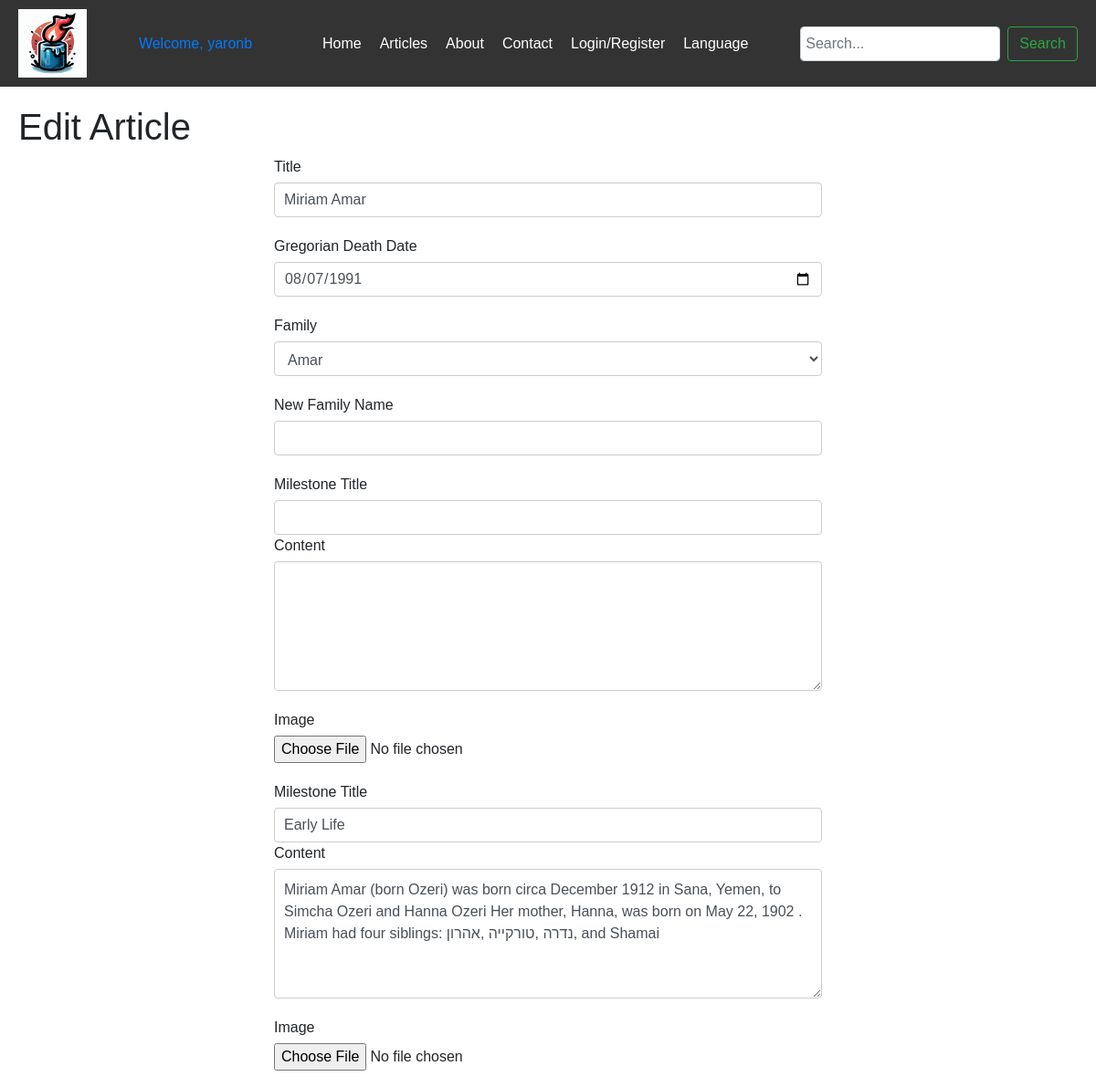
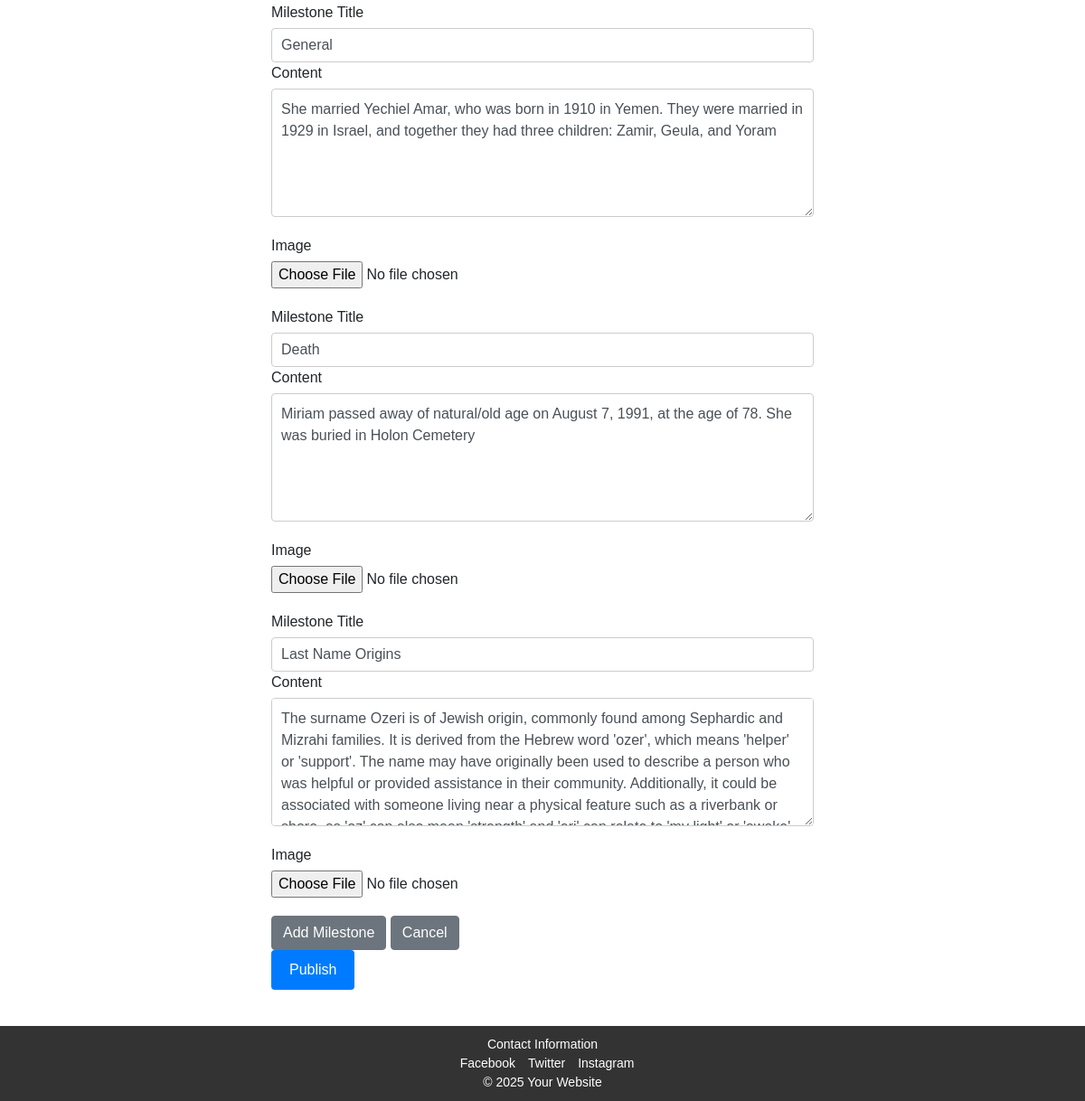
The page /edit_article/8 (signed in) on the database its author committed (2 pictures, top to bottom).
### app/models.py (models this page shows, shortened)
class User(UserMixin, db.Model):
    id = db.Column(db.Integer, primary_key=True)
    username = db.Column(db.String(64), unique=True, nullable=False)
    email = db.Column(db.String(120), unique=True, nullable=False)
    password_hash = db.Column(db.String(128))
    joined_at = db.Column(db.DateTime, default=datetime.utcnow)
    role = db.Column(db.String(64), default='user', nullable=False)
    posts = db.relationship('Post', backref='author', lazy=True)
    comments = db.relationship('Comment', backref='author', lazy=True)
    families = db.relationship('Family', secondary=user_families, backref=db.backref('users', lazy=True))

class Post(db.Model):
    id = db.Column(db.Integer, primary_key=True)
    title = db.Column(db.String(140), nullable=False)
    publication_date = db.Column(db.DateTime, default=datetime.utcnow)
    user_id = db.Column(db.Integer, db.ForeignKey('user.id'), nullable=False)
    gregorian_death_date = db.Column(db.Date, nullable=False)
    hebrew_year = db.Column(db.Integer, nullable=False)
    hebrew_month = db.Column(db.Integer, nullable=False)
    hebrew_day = db.Column(db.Integer, nullable=False)
    family_id = db.Column(db.Integer, db.ForeignKey('family.id'), nullable=False)
    comments = db.relationship('Comment', backref='post', lazy=True)
    milestones = db.relationship('Milestone', backref='post', lazy=True, cascade="all, delete-orphan")

### app/main/routes.py (the view)
@main.route('/edit_article/<int:post_id>', methods=['GET', 'POST'], endpoint='edit_article')
@login_required
def edit_article(post_id):
    post = Post.query.get_or_404(post_id)
    if current_user.role != 'author' or post.author != current_user:
        flash('You do not have permission to edit this article.', 'danger')
        return redirect(url_for('main.index'))
    form = ArticleForm()
    form.family_id.choices = [(0, 'Select an existing family')] + [(family.id, family.name) for family in Family.query.all()]
    if form.validate_on_submit():
        if form.new_family_name.data:
            new_family = Family(name=form.new_family_name.data)
            db.session.add(new_family)
            db.session.commit()
            post.family_id = new_family.id
        else:
            post.family_id = form.family_id.data
        post.title = form.title.data
        post.gregorian_death_date = form.gregorian_death_date.data
        hebrew_year, hebrew_month, hebrew_day = gregorian_to_hebrew(post.gregorian_death_date)
        post.hebrew_year = hebrew_year
        post.hebrew_month = hebrew_month
        post.hebrew_day = hebrew_day
        db.session.commit()
        for milestone_form in form.milestones.data:
            if milestone_form['title'] and milestone_form['content']:
                milestone = Milestone.query.filter_by(post_id=post.id, title=milestone_form['title']).first()
                if milestone:
                    milestone.content = milestone_form['content']
                    milestone.order = milestone_form['order']  # Update order
                    if milestone_form['image']:
                        filename = secure_filename(milestone_form['image'].filename)
                        image_path = os.path.join(current_app.root_path, 'static/images', filename)
                        milestone_form['image'].save(image_path)
                        milestone.image_path = 'images/' + filename
                else:
                    new_milestone = Milestone(
                        title=milestone_form['title'],
                        content=milestone_form['content'],
                        post=post,
                        order=milestone_form['order']  # Set order for new milestone
                    )
                    if milestone_form['image']:
                        filename = secure_filename(milestone_form['image'].filename)
                        image_path = os.path.join(current_app.root_path, 'static/images', filename)
                        milestone_form['image'].save(image_path)
                        new_milestone.image_path = 'images/' + filename
                    db.session.add(new_milestone)
        db.session.commit()
        flash('Your article has been updated!', 'success')
        return redirect(url_for('main.article', post_id=post.id))
    elif request.method == 'GET':
        form.title.data = post.title
        form.gregorian_death_date.data = post.gregorian_death_date
        if post.family:
            form.family_id.data = post.family.id
        milestones = Milestone.query.filter_by(post_id=post.id).order_by(Milestone.order).all()
        for milestone in milestones:
            form.milestones.append_entry({
                'title': milestone.title,
                'content': milestone.content,
                'image': None,
                'order': milestone.order
            })
    return render_template('en/edit_article.html', form=form, post=post)

### app/auth/forms.py
class ArticleForm(FlaskForm):
   title = StringField('Title', validators=[DataRequired()])
   gregorian_death_date = DateField('Gregorian Death Date', format='%Y-%m-%d', validators=[DataRequired()])
   family_id = SelectField('Family', coerce=int, validators=[Optional()])
   new_family_name = StringField('New Family Name', validators=[Optional()])
   milestones = FieldList(FormField(MilestoneForm), min_entries=1, max_entries=10)
   submit = SubmitField('Publish')

class MilestoneForm(FlaskForm):
    title = StringField('Name of Milestone', validators=[DataRequired()])
    content = TextAreaField('Content', validators=[DataRequired()])
    image = FileField('Image')
    order = HiddenField('Order')

### app/main/templates/en/edit_article.html (shortened to what this page needs)
{% extends "en/layout.html" %}
{% block content %}
<h1>Edit Article</h1>
<form method="POST" action="{{ url_for('main.edit_article', post_id=post.id) }}" enctype="multipart/form-data">
    <div class="form-group">
        {{ form.title.label }}
        {{ form.title(class="form-control") }}
    </div>
    <div class="form-group">
        {{ form.gregorian_death_date.label }}
        {{ form.gregorian_death_date(class="form-control") }}
    </div>
    <div class="form-group">
        {{ form.family_id.label }}
        {{ form.family_id(class="form-control") }}
    </div>
    <div class="form-group">
        {{ form.new_family_name.label }}
        {{ form.new_family_name(class="form-control") }}
    </div>
    <div id="milestones">
        {% for milestone in form.milestones %}
        <div class="form-group milestone-item" draggable="true" ondragstart="dragStart(event)" ondragover="dragOver(event)" ondrop="drop(event)">
            <label>Milestone Title</label>
            {{ milestone.title(class="form-control") }}
            <div class="form-group">
                {{ milestone.content.label }}
                {{ milestone.content(class="form-control", rows=5) }}
            </div>
            <div class="form-group">
                {{ milestone.image.label }}
                {{ milestone.image(class="form-control-file") }}
            </div>
        </div>
        {% endfor %}
    </div>
    <button type="button" class="btn btn-secondary" onclick="addMilestone()">Add Milestone</button>
    <button type="button" class="btn btn-secondary" onclick="window.history.back()">Cancel</button>
    <div class="form-group">
        {{ form.submit(class="btn btn-primary") }}
    </div>
</form>
{% endblock %}

### app/main/templates/en/layout.html (shortened to what this page needs)
<!DOCTYPE html>
<html lang="en">
<head>
    <link href="https://stackpath.bootstrapcdn.com/bootstrap/4.5.2/css/bootstrap.min.css" rel="stylesheet">
    <link rel="stylesheet" href="{{ url_for('static', filename='css/styles.css') }}">
</head>
<body>
    <header>
        <img src="{{ url_for('static', filename='images/candlelogo.png') }}" alt="Yizkor Logo" style="width:75px; height:auto;">
        {% if current_user.is_authenticated %}
        <span class="navbar-text">
            <a class="navbar-text" href="{{ url_for('main.user') }}">
                Welcome, {{ current_user.username }}
            </a>
        </span>
        {% endif %}
        <nav>
            <ul>
                <li><a href="{{ url_for('main.index') }}">Home</a></li>
                <li class="dropdown">
                    <a href="{{ url_for('main.articles') }}">Articles</a>
                </li>
                <li><a href="{{ url_for('main.about') }}">About</a></li>
                <li><a href="{{ url_for('main.contact') }}">Contact</a></li>
                <li class="dropdown">
                    <a href="#">Login/Register</a>
                </li>
                <li class="dropdown">
                    <a href="#">Language</a>
                </li>
            </ul>
        </nav>
        <div class="search-bar">
            <form class="form-inline my-2 my-lg-0" method="GET" action="{{ url_for('main.search') }}">
                <input class="form-control mr-sm-2" type="search" placeholder="Search..." aria-label="Search" name="query">
                <button class="btn btn-outline-success my-2 my-sm-0" type="submit">Search</button>
            </form>
        </div>
    </header>
    <main>
        {% block content %}{% endblock %}
    </main>
    <footer>
        <div class="contact">Contact Information</div>
        <div class="social-media">
            <a href="#">Facebook</a>
            <a href="#">Twitter</a>
            <a href="#">Instagram</a>
        </div>
        <div class="copyright">© 2025 Your Website</div>
    </footer>
</body>
</html>

### app/static/css/styles.css (style rules this page uses)
body { display: flex; flex-direction: column; min-height: 100vh; margin: 0; font-family: Arial, sans-serif; }
header { display: flex; justify-content: space-between; align-items: center; padding: 10px 20px; background-color: #333; color: white; }
nav ul { list-style: none; margin: 0; padding: 0; display: flex; }
nav ul li { margin-left: 20px; }
nav ul li a { color: white; text-decoration: none; font-size: 16px; }
.search-bar input { padding: 5px; font-size: 16px; }
main { flex: 1; padding: 20px; }
footer { padding: 10px 20px; background-color: #333; color: white; text-align: center; margin-top: auto; }
footer .contact, footer .social-media, footer .copyright { font-size: 14px; }
footer .social-media a { margin-left: 10px; color: white; text-decoration: none; }
form { max-width: 600px; margin: 0 auto; }
.form-group { margin-bottom: 20px; }
.form-group label { display: block; margin-bottom: 5px; }
.form-group .form-control { width: 100%; padding: 10px; font-size: 16px; border: 1px solid #ccc; border-radius: 4px; }
.btn-primary { background-color: #007bff; color: white; padding: 10px 20px; border: none; border-radius: 4px; cursor: pointer; }

### rows shown on the page
User: username "yaronb"
Post: title "Miriam Amar", gregorian_death_date "08/07/1991", family_id "Amar"

### other values the page prints
{{ milestone.content.label }} "Content" "Content" "Content" "Content" "Content"
{{ milestone.image.label }} "Image" "Image" "Image" "Image" "Image"
